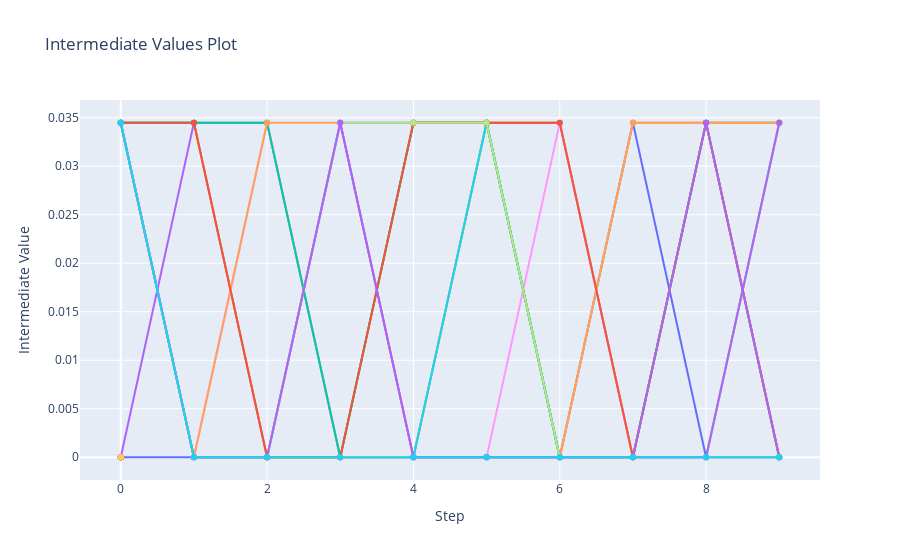

Notebook source saved alongside this figure:
### Code cell
optuna.visualization.plot_intermediate_values(study)

### Figure 1 — Plotly figure (JSON) as saved in the notebook; plotly's stock layout.template omitted (floating-point values rounded to 4 significant figures)
{"data": [{"marker": {"maxdisplayed": 10}, "mode": "lines+markers", "name": "Trial0", "type": "scatter", "x": [0, 1, 2, 3, 4, 5, 6, 7, 8, 9], "y": [0, 0, 0, 0.03448, 0.03448, 0.03448, 0, 0.03448, 0, 0.03448]}, {"marker": {"maxdisplayed": 10}, "mode": "lines+markers", "name": "Trial1", "type": "scatter", "x": [0, 1, 2, 3, 4, 5, 6, 7, 8, 9], "y": [0.03448, 0.03448, 0, 0, 0.03448, 0.03448, 0.03448, 0, 0.03448, 0]}, {"marker": {"maxdisplayed": 10}, "mode": "lines+markers", "name": "Trial2", "type": "scatter", "x": [0, 1, 2, 3, 4, 5, 6, 7, 8, 9], "y": [0.03448, 0, 0, 0, 0, 0.03448, 0, 0, 0.03448, 0.03448]}, {"marker": {"maxdisplayed": 10}, "mode": "lines+markers", "name": "Trial3", "type": "scatter", "x": [0, 1, 2, 3, 4, 5, 6, 7, 8, 9], "y": [0, 0.03448, 0.03448, 0, 0, 0, 0, 0, 0, 0]}, {"marker": {"maxdisplayed": 10}, "mode": "lines+markers", "name": "Trial4", "type": "scatter", "x": [0, 1, 2, 3, 4, 5, 6, 7, 8, 9], "y": [0.03448, 0, 0, 0, 0, 0.03448, 0, 0.03448, 0.03448, 0.03448]}, {"marker": {"maxdisplayed": 10}, "mode": "lines+markers", "name": "Trial5", "type": "scatter", "x": [0, 1, 2, 3, 4, 5, 6, 7, 8, 9], "y": [0.03448, 0, 0, 0, 0, 0.03448, 0, 0, 0, 0]}, {"marker": {"maxdisplayed": 10}, "mode": "lines+markers", "name": "Trial6", "type": "scatter", "x": [0], "y": [0]}, {"marker": {"maxdisplayed": 10}, "mode": "lines+markers", "name": "Trial7", "type": "scatter", "x": [0, 1, 2, 3, 4, 5, 6, 7, 8, 9], "y": [0.03448, 0, 0, 0, 0, 0, 0, 0, 0, 0.03448]}, {"marker": {"maxdisplayed": 10}, "mode": "lines+markers", "name": "Trial8", "type": "scatter", "x": [0, 1, 2, 3, 4, 5, 6, 7, 8, 9], "y": [0.03448, 0, 0.03448, 0, 0, 0, 0.03448, 0, 0, 0]}, {"marker": {"maxdisplayed": 10}, "mode": "lines+markers", "name": "Trial9", "type": "scatter", "x": [0], "y": [0]}, {"marker": {"maxdisplayed": 10}, "mode": "lines+markers", "name": "Trial10", "type": "scatter", "x": [0], "y": [0]}, {"marker": {"maxdisplayed": 10}, "mode": "lines+markers", "name": "Trial11", "type": "scatter", "x": [0], "y": [0]}, {"marker": {"maxdisplayed": 10}, "mode": "lines+markers", "name": "Trial12", "type": "scatter", "x": [0, 1, 2, 3, 4, 5, 6, 7, 8, 9], "y": [0.03448, 0.03448, 0.03448, 0, 0.03448, 0.03448, 0, 0, 0.03448, 0]}, {"marker": {"maxdisplayed": 10}, "mode": "lines+markers", "name": "Trial13", "type": "scatter", "x": [0], "y": [0]}, {"marker": {"maxdisplayed": 10}, "mode": "lines+markers", "name": "Trial14", "type": "scatter", "x": [0, 1, 2, 3, 4, 5, 6, 7, 8, 9], "y": [0.03448, 0, 0.03448, 0.03448, 0, 0, 0, 0.03448, 0.03448, 0.03448]}, {"marker": {"maxdisplayed": 10}, "mode": "lines+markers", "name": "Trial15", "type": "scatter", "x": [0], "y": [0]}, {"marker": {"maxdisplayed": 10}, "mode": "lines+markers", "name": "Trial16", "type": "scatter", "x": [0], "y": [0]}, {"marker": {"maxdisplayed": 10}, "mode": "lines+markers", "name": "Trial17", "type": "scatter", "x": [0, 1, 2, 3, 4, 5, 6, 7, 8, 9], "y": [0.03448, 0, 0, 0, 0, 0, 0, 0, 0.03448, 0]}, {"marker": {"maxdisplayed": 10}, "mode": "lines+markers", "name": "Trial18", "type": "scatter", "x": [0], "y": [0]}, {"marker": {"maxdisplayed": 10}, "mode": "lines+markers", "name": "Trial19", "type": "scatter", "x": [0], "y": [0]}, {"marker": {"maxdisplayed": 10}, "mode": "lines+markers", "name": "Trial20", "type": "scatter", "x": [0], "y": [0]}, {"marker": {"maxdisplayed": 10}, "mode": "lines+markers", "name": "Trial21", "type": "scatter", "x": [0, 1, 2, 3, 4, 5, 6, 7, 8, 9], "y": [0.03448, 0.03448, 0, 0, 0.03448, 0.03448, 0.03448, 0, 0.03448, 0]}, {"marker": {"maxdisplayed": 10}, "mode": "lines+markers", "name": "Trial22", "type": "scatter", "x": [0], "y": [0]}, {"marker": {"maxdisplayed": 10}, "mode": "lines+markers", "name": "Trial23", "type": "scatter", "x": [0, 1, 2, 3, 4, 5, 6, 7, 8, 9], "y": [0.03448, 0, 0, 0.03448, 0, 0, 0, 0, 0.03448, 0]}, {"marker": {"maxdisplayed": 10}, "mode": "lines+markers", "name": "Trial24", "type": "scatter", "x": [0], "y": [0]}, {"marker": {"maxdisplayed": 10}, "mode": "lines+markers", "name": "Trial25", "type": "scatter", "x": [0], "y": [0]}, {"marker": {"maxdisplayed": 10}, "mode": "lines+markers", "name": "Trial26", "type": "scatter", "x": [0], "y": [0]}, {"marker": {"maxdisplayed": 10}, "mode": "lines+markers", "name": "Trial27", "type": "scatter", "x": [0, 1, 2, 3, 4, 5, 6, 7, 8, 9], "y": [0.03448, 0, 0, 0.03448, 0.03448, 0.03448, 0, 0, 0, 0]}, {"marker": {"maxdisplayed": 10}, "mode": "lines+markers", "name": "Trial28", "type": "scatter", "x": [0], "y": [0]}, {"marker": {"maxdisplayed": 10}, "mode": "lines+markers", "name": "Trial29", "type": "scatter", "x": [0], "y": [0]}, {"marker": {"maxdisplayed": 10}, "mode": "lines+markers", "name": "Trial30", "type": "scatter", "x": [0], "y": [0]}, {"marker": {"maxdisplayed": 10}, "mode": "lines+markers", "name": "Trial31", "type": "scatter", "x": [0], "y": [0]}, {"marker": {"maxdisplayed": 10}, "mode": "lines+markers", "name": "Trial32", "type": "scatter", "x": [0], "y": [0]}, {"marker": {"maxdisplayed": 10}, "mode": "lines+markers", "name": "Trial33", "type": "scatter", "x": [0, 1, 2, 3, 4, 5, 6, 7, 8, 9], "y": [0.03448, 0, 0, 0.03448, 0, 0, 0, 0, 0, 0.03448]}, {"marker": {"maxdisplayed": 10}, "mode": "lines+markers", "name": "Trial34", "type": "scatter", "x": [0], "y": [0]}, {"marker": {"maxdisplayed": 10}, "mode": "lines+markers", "name": "Trial35", "type": "scatter", "x": [0, 1, 2, 3, 4, 5, 6, 7, 8, 9], "y": [0.03448, 0, 0, 0, 0, 0, 0, 0, 0, 0]}, {"marker": {"maxdisplayed": 10}, "mode": "lines+markers", "name": "Trial36", "type": "scatter", "x": [0], "y": [0]}, {"marker": {"maxdisplayed": 10}, "mode": "lines+markers", "name": "Trial37", "type": "scatter", "x": [0], "y": [0]}, {"marker": {"maxdisplayed": 10}, "mode": "lines+markers", "name": "Trial38", "type": "scatter", "x": [0], "y": [0]}, {"marker": {"maxdisplayed": 10}, "mode": "lines+markers", "name": "Trial39", "type": "scatter", "x": [0], "y": [0]}], "layout": {"showlegend": false, "title": {"text": "Intermediate Values Plot"}, "xaxis": {"title": {"text": "Step"}}, "yaxis": {"title": {"text": "Intermediate Value"}}}}
